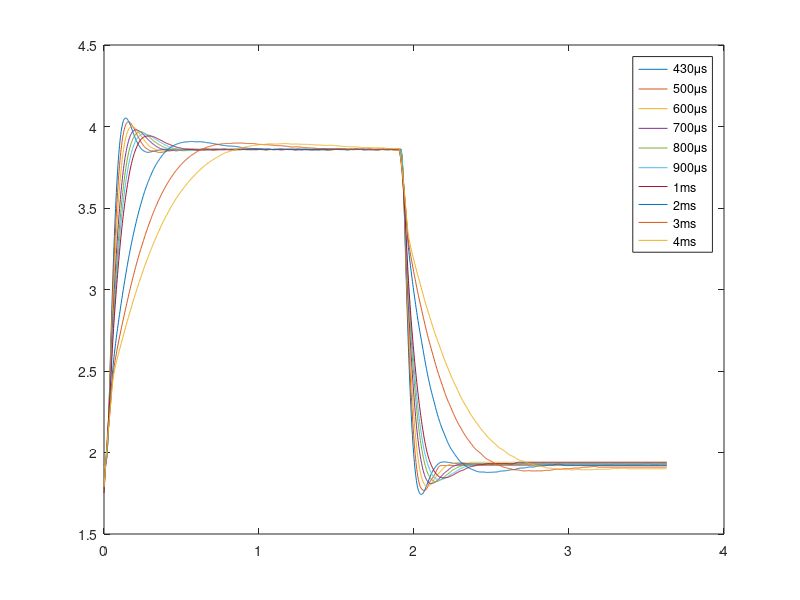

The MATLAB script that drew this image:
clear
clc
%-------------------------
M1 = csvread('Muestreoh.csv'); %h
%---------------------------
%plot(y1,M1(:,2),y1,M1(:,3),y1,M1(:,4),y1,M1(:,5),y1,M1(:,6),y1,M1(:,7),y1,M1(:,8),y1,M1(:,9),y1,M1(:,10),y1,M1(:,11),y1,M1(:,12))
x1 = M1(:,1);
y1 = sgolayfilt(x1,1,11);
x2 = M1(:,2);
y2 = sgolayfilt(x2,1,11);
x3 = M1(:,3);
y3 = sgolayfilt(x3,1,11);
x4 = M1(:,4);
y4 = sgolayfilt(x4,1,11);
x5 = M1(:,5);
y5 = sgolayfilt(x5,1,11);
x6 = M1(:,6);
y6 = sgolayfilt(x6,1,11);
x7 = M1(:,7);
y7 = sgolayfilt(x7,1,11);
x8 = M1(:,8);
y8 = sgolayfilt(x8,1,21);
x9 = M1(:,9);
y9 = sgolayfilt(x9,1,21);
x10 = M1(:,10);
y10 = sgolayfilt(x10,1,21);
x11 = M1(:,11);
y11 = sgolayfilt(x11,1,21);
y1 = linspace(0,3.63,1413);
plot(y1,y2,y1,y3,y1,y4,y1,y5,y1,y6,y1,y7,y1,y8,y1,y9,y1,y10,y1,y11)
legend('430\mus','500\mus','600\mus','700\mus','800\mus','900\mus','1ms','2ms','3ms','4ms')